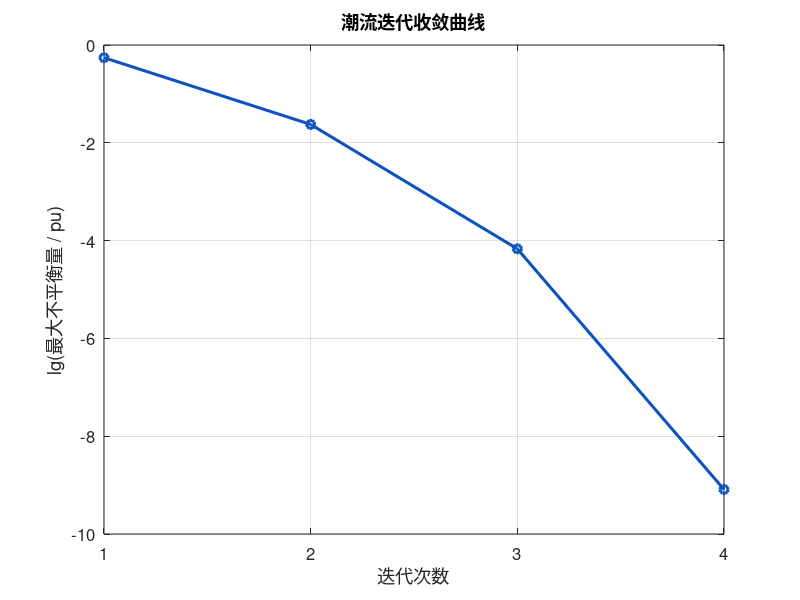
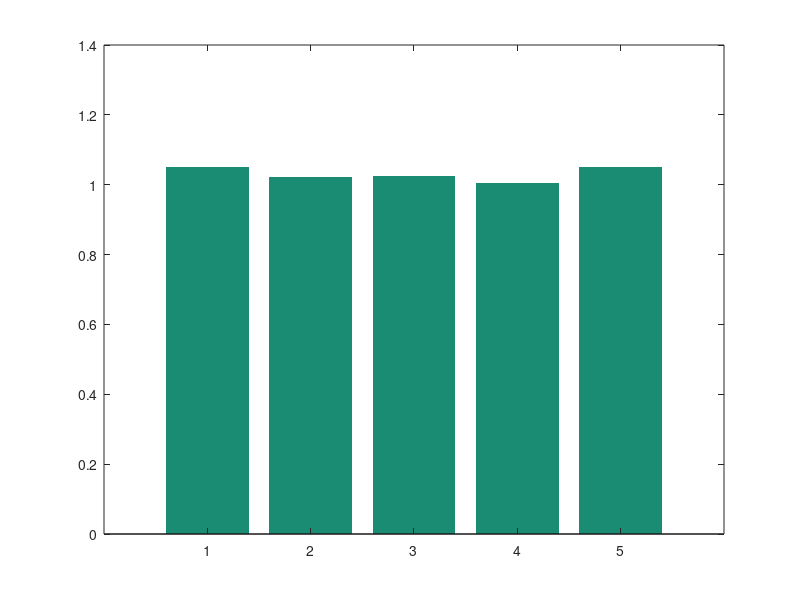

MATLAB code to generate these figures, in order: (Note: this script raises an error after producing the figures.)
clear;
clc;

converge = false;
k_max = 100;
epsilon = 10e-6;
Bus_name = ['BUS1' ; 'BUS2' ;'BUS3';'BUS4';'BUS5'];
Bus_Pg = [0;0;0;0;0.2];
Bus_Qg = [0;0;0;0;0];
Bus_Pl = [0;0.16;0;0.55;0];
Bus_Ql = [0;0.1;0;0.25;0];
Bus_Votage = [1.05;1;1;1;1.05];
Bus_Theta = [0;0;0;0;0];%只有BUS1真实值为0，其余皆为占位
Bus_Data = struct('name',Bus_name,'pg',Bus_Pg,'qg',Bus_Qg,'pl',Bus_Pl,'ql',Bus_Ql,'u',Bus_Votage,'theta',Bus_Theta);
Bus_count = 5;
balance_idx = 1;
PV_idx = 5;
PQ_idx = [2,3,4];
theta_unk_idx = [PV_idx,PQ_idx];
votage_unk_idx = PQ_idx;
n_theta = length(theta_unk_idx);
n_votage = length(votage_unk_idx);

line_data = [
    1, 2, 0.02, 0.10;
    2, 3, 0.02, 0.10;
    2, 4, 0.02, 0.10;
    3, 4, 0.02, 0.10;
    3, 5, 0.02, 0.10;
];

Daona_mat = zeros(Bus_count, Bus_count);

for k = 1:size(line_data, 1)
    i = line_data(k, 1);
    j = line_data(k, 2);
    R = line_data(k, 3);
    X = line_data(k, 4);
    
    y = 1 / (R + 1j*X);
    
    Daona_mat(i,i) = Daona_mat(i,i) + y;
    Daona_mat(j,j) = Daona_mat(j,j) + y;
    Daona_mat(i,j) = Daona_mat(i,j) - y;
    Daona_mat(j,i) = Daona_mat(j,i) - y;
end


B = imag(Daona_mat);
G = real(Daona_mat);

H = zeros(Bus_count);
N = zeros(Bus_count);
M = zeros(Bus_count);
L = zeros(Bus_count);
theta = zeros(Bus_count);

k = 0;

max_mismatch_history = [];
V_history = [];

while ~converge && k < k_max
    k = k + 1;
    P_calc = zeros(Bus_count, 1);
    Q_calc = zeros(Bus_count, 1);
    H = zeros(Bus_count);
    N = zeros(Bus_count);
    M = zeros(Bus_count);
    L = zeros(Bus_count);

    for i = 1:Bus_count
        for j = 1:Bus_count
            theta_ij = Bus_Data.theta(i) - Bus_Data.theta(j);
            P_calc(i) = P_calc(i) + Bus_Data.u(i)*Bus_Data.u(j)*(G(i,j)*cos(theta_ij) + B(i,j)*sin(theta_ij));
            Q_calc(i) = Q_calc(i) + Bus_Data.u(i)*Bus_Data.u(j)*(G(i,j)*sin(theta_ij) - B(i,j)*cos(theta_ij));
        end
    end

    P_given = Bus_Data.pg - Bus_Data.pl;
    Q_given = Bus_Data.qg - Bus_Data.ql;
    delta_P = P_given - P_calc;
    delta_Q = Q_given - Q_calc;

    max_mismatch = max(abs([delta_P(theta_unk_idx); delta_Q(votage_unk_idx)]));
    max_mismatch_history = [max_mismatch_history, max_mismatch]; %#ok<AGROW>
    V_history = [V_history, Bus_Data.u]; %#ok<AGROW>

    if max_mismatch <= epsilon
        converge = true;
        break;
    end

    for i = 1:Bus_count
        for j = 1:Bus_count
            if i ~= j
                theta(i,j) = Bus_Data.theta(i) - Bus_Data.theta(j);
                H(i,j) = Bus_Data.u(j)*Bus_Data.u(i) * (G(i,j)*sin(theta(i,j))-B(i,j)*cos(theta(i,j)));
                N(i,j) = Bus_Data.u(j)*Bus_Data.u(i) * (G(i,j)*cos(theta(i,j))+B(i,j)*sin(theta(i,j)));
                M(i,j) = -Bus_Data.u(j)*Bus_Data.u(i) * (G(i,j)*cos(theta(i,j))+B(i,j)*sin(theta(i,j)));
                L(i,j) = Bus_Data.u(j)*Bus_Data.u(i) * (G(i,j)*sin(theta(i,j))-B(i,j)*cos(theta(i,j)));
            else
                H(i,i) = -Q_calc(i) - Bus_Data.u(i)^2 * B(i,i);
                N(i,i) =  P_calc(i) + Bus_Data.u(i)^2 * G(i,i);
                M(i,i) =  P_calc(i) - Bus_Data.u(i)^2 * G(i,i);
                L(i,i) =  Q_calc(i) - Bus_Data.u(i)^2 * B(i,i);
            end
        end
    end

    H_sub = H(theta_unk_idx, theta_unk_idx);
    N_sub = N(theta_unk_idx, votage_unk_idx);
    M_sub = M(votage_unk_idx, theta_unk_idx);
    L_sub = L(votage_unk_idx, votage_unk_idx);
    Jacob = [H_sub, N_sub;
         M_sub, L_sub];
    dP_unknown = delta_P(theta_unk_idx);
    dQ_unknown = delta_Q(votage_unk_idx);
    dx = [dP_unknown; dQ_unknown];

    delta = Jacob \ dx;
    delta_theta = delta(1:n_theta);
    delta_U_over_U = delta(n_theta+1:end);

    Bus_Data.theta(theta_unk_idx) = Bus_Data.theta(theta_unk_idx) + delta_theta;
    Bus_Data.u(votage_unk_idx) = Bus_Data.u(votage_unk_idx) + delta_U_over_U .* Bus_Data.u(votage_unk_idx);
end

picDir = fullfile(fileparts(mfilename('fullpath')), 'pic');
if ~exist(picDir, 'dir')
    mkdir(picDir);
end

busLabels = strtrim(cellstr(Bus_Data.name));

figure('Color','w', 'Position', [100 100 1100 620]);
mismatch_lg = log10(max(max_mismatch_history, realmin));
plot(1:k, mismatch_lg, '-o', ...
    'LineWidth', 2.2, ...
    'MarkerSize', 6, ...
    'Color', [0.05 0.32 0.75]);
grid on;
xticks(1:k);
xlim([1 k]);
xlabel('迭代次数');
ylabel('lg(最大不平衡量 / pu)');
title('潮流迭代收敛曲线');
set(gca, 'FontSize', 12);
saveas(gcf, fullfile(picDir, 'chaoliu_convergence.png'));

figure('Color','w', 'Position', [100 100 1100 620]);
bar(Bus_Data.u, 'FaceColor', [0.10 0.55 0.45], 'EdgeColor', 'none');
hold on;
yline(1.05, '--', '1.05 pu', 'Color', [0.40 0.40 0.40], 'LineWidth', 1.2, 'LabelHorizontalAlignment', 'left');
yline(0.95, '--', '0.95 pu', 'Color', [0.40 0.40 0.40], 'LineWidth', 1.2, 'LabelHorizontalAlignment', 'left');
grid on;
xticks(1:Bus_count);
xticklabels(busLabels);
ylabel('电压幅值 (pu)');
title('各母线电压幅值');
ylim([0.94 1.07]);
set(gca, 'FontSize', 12);
for i = 1:Bus_count
    text(i, Bus_Data.u(i) + 0.004, sprintf('%.4f', Bus_Data.u(i)), ...
        'HorizontalAlignment', 'center', ...
        'FontSize', 11, ...
        'FontWeight', 'bold');
end
saveas(gcf, fullfile(picDir, 'chaoliu_bus_voltage.png'));

figure('Color','w', 'Position', [100 100 1100 620]);
plot(1:Bus_count, rad2deg(Bus_Data.theta), '-s', ...
    'LineWidth', 2.4, ...
    'MarkerSize', 8, ...
    'Color', [0.88 0.28 0.05], ...
    'MarkerFaceColor', [0.88 0.28 0.05]);
grid on;
xticks(1:Bus_count);
xticklabels(busLabels);
ylabel('相角 (deg)');
title('各母线电压相角');
set(gca, 'FontSize', 12);
for i = 1:Bus_count
    text(i, rad2deg(Bus_Data.theta(i)) - 0.18, sprintf('%.2f°', rad2deg(Bus_Data.theta(i))), ...
        'HorizontalAlignment', 'center', ...
        'FontSize', 11, ...
        'FontWeight', 'bold');
end
saveas(gcf, fullfile(picDir, 'chaoliu_bus_angle.png'));

busXY = [
    0.0, 3.0;
    2.2, 3.0;
    4.4, 3.0;
    5.2, 0.55;
    6.8, 3.0;
];

wireRoutes = {
    [0.0, 3.0; 2.2, 3.0];
    [2.2, 3.0; 4.4, 3.0];
    [2.2, 3.0; 2.2, 0.25; 5.2, 0.25; 5.2, 0.55];
    [4.4, 3.0; 4.4, 0.85; 5.2, 0.85; 5.2, 0.55];
    [4.4, 3.0; 6.8, 3.0];
};
impedanceBoxXY = [
    1.10, 3.00;
    3.30, 3.00;
    2.20, 1.65;
    4.40, 1.95;
    5.60, 3.00;
];
impedanceLabelXY = [
    1.10, 3.28;
    3.30, 3.28;
    2.55, 1.93;
    4.75, 2.23;
    5.60, 3.28;
];

figure('Color','w', 'Position', [100 100 1450 850]);
hold on;
axis equal;
axis off;
title('潮流程序使用的五母线等效电路图', 'FontSize', 17, 'FontWeight', 'bold');

for idx = 1:numel(wireRoutes)
    route = wireRoutes{idx};
    for seg = 1:size(route, 1)-1
        plot(route(seg:seg+1, 1), route(seg:seg+1, 2), ...
            'Color', 'k', ...
            'LineWidth', 1.15);
    end
end

boxWidth = 0.72;
boxHeight = 0.26;
for idx = 1:size(line_data, 1)
    center = impedanceBoxXY(idx, :);
    rectangle('Position', [center(1)-boxWidth/2, center(2)-boxHeight/2, boxWidth, boxHeight], ...
        'FaceColor', 'w', ...
        'EdgeColor', 'k', ...
        'LineWidth', 1.25);
    if idx == 3 || idx == 4
        labelAlign = 'left';
    else
        labelAlign = 'center';
    end
    text(impedanceLabelXY(idx, 1), impedanceLabelXY(idx, 2), ...
        sprintf('Z%d%d  R=%.2f, X=%.2f pu', line_data(idx, 1), line_data(idx, 2), line_data(idx, 3), line_data(idx, 4)), ...
        'HorizontalAlignment', labelAlign, ...
        'VerticalAlignment', 'bottom', ...
        'FontSize', 10.5, ...
        'BackgroundColor', 'w', ...
        'Interpreter', 'none', ...
        'Margin', 2);
end

for i = 1:Bus_count
    x = busXY(i, 1);
    y = busXY(i, 2);

    if i == balance_idx
        nodeType = '平衡';
        nodeDetail = sprintf('U=%.2f∠0.00° pu', Bus_Votage(i));
    elseif ismember(i, PV_idx)
        nodeType = 'PV';
        nodeDetail = sprintf('Pg=%.2f pu', Bus_Data.pg(i));
    else
        nodeType = 'PQ';
        nodeDetail = sprintf('S=%.2f+j%.2f pu', Bus_Data.pl(i), Bus_Data.ql(i));
    end

    plot(x, y, 'o', ...
        'MarkerSize', 30, ...
        'MarkerFaceColor', 'w', ...
        'MarkerEdgeColor', 'k', ...
        'LineWidth', 1.5);
    text(x, y, nodeType, ...
        'HorizontalAlignment', 'center', ...
        'VerticalAlignment', 'middle', ...
        'FontSize', 9.5, ...
        'FontWeight', 'bold', ...
        'Interpreter', 'none');
    text(x, y + 0.43, ...
        sprintf('%s\nV=%.2f pu, θ=%.2f°\n%s', busLabels{i}, Bus_Data.u(i), rad2deg(Bus_Data.theta(i)), nodeDetail), ...
        'HorizontalAlignment', 'center', ...
        'VerticalAlignment', 'bottom', ...
        'FontSize', 10.5, ...
        'FontWeight', 'bold', ...
        'BackgroundColor', 'w', ...
        'Interpreter', 'none', ...
        'Margin', 3);
end

text(0.0, -0.10, '空心圆: 母线节点    矩形: 线路阻抗    黑色细线: 按 line_data 连接的等效线路', ...
    'HorizontalAlignment', 'left', ...
    'FontSize', 11.5, ...
    'FontWeight', 'bold', ...
    'Interpreter', 'none');
xlim([-0.75 7.35]);
ylim([-0.25 4.65]);
saveas(gcf, fullfile(picDir, 'chaoliu_equivalent_circuit.png'));

fprintf('潮流计算收敛状态: %d\n', converge);
fprintf('迭代次数: %d\n', k);
fprintf('最终最大不平衡量: %.8g pu\n\n', max_mismatch_history(end));
fprintf('母线电压结果:\n');
fprintf('%-6s %-12s %-12s\n', 'Bus', 'V(pu)', 'Theta(deg)');
for i = 1:Bus_count
    fprintf('%-6s %-12.6f %-12.6f\n', strtrim(Bus_Data.name(i,:)), Bus_Data.u(i), rad2deg(Bus_Data.theta(i)));
end
fprintf('\n可视化图片已保存到: %s\n', picDir);
